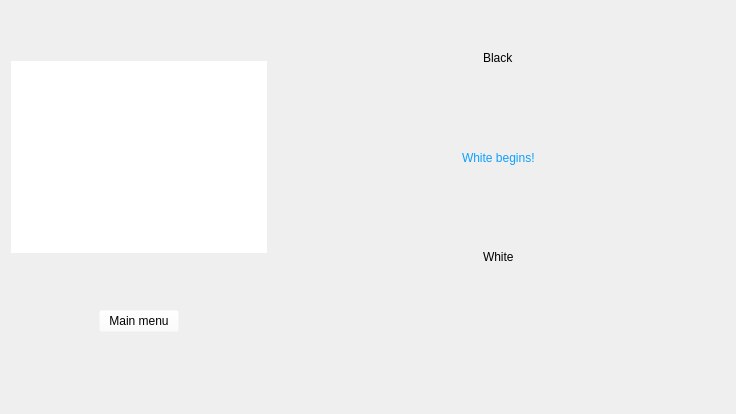
<?xml version="1.0" encoding="UTF-8"?>
<ui version="4.0">
 <class>GameForm</class>
 <widget class="QWidget" name="GameForm">
  <property name="geometry">
   <rect>
    <x>0</x>
    <y>0</y>
    <width>736</width>
    <height>414</height>
   </rect>
  </property>
  <property name="windowTitle">
   <string>Form</string>
  </property>
  <layout class="QGridLayout" name="gridLayout_2">
   <item row="0" column="0">
    <layout class="QGridLayout" name="gridLayout">
     <item row="0" column="1" alignment="Qt::AlignHCenter">
      <widget class="QLabel" name="blackNameLabel">
       <property name="styleSheet">
        <string notr="true">font: italic 28pt &quot;Brush Script MT&quot;;</string>
       </property>
       <property name="text">
        <string>Black</string>
       </property>
      </widget>
     </item>
     <item row="1" column="1" alignment="Qt::AlignHCenter">
      <widget class="QLabel" name="gameInfoLabel">
       <property name="styleSheet">
        <string notr="true">font: italic 28pt &quot;Brush Script MT&quot;;
color:rgb(14, 159, 255)</string>
       </property>
       <property name="text">
        <string>White begins!</string>
       </property>
      </widget>
     </item>
     <item row="2" column="1" alignment="Qt::AlignHCenter">
      <widget class="QLabel" name="whiteNameLabel">
       <property name="styleSheet">
        <string notr="true">font: italic 28pt &quot;Brush Script MT&quot;;</string>
       </property>
       <property name="text">
        <string>White</string>
       </property>
      </widget>
     </item>
     <item row="0" column="0" rowspan="3">
      <widget class="CheckersView" name="boardView">
       <property name="sizePolicy">
        <sizepolicy hsizetype="Fixed" vsizetype="Fixed">
         <horstretch>0</horstretch>
         <verstretch>0</verstretch>
        </sizepolicy>
       </property>
       <property name="frameShape">
        <enum>QFrame::NoFrame</enum>
       </property>
       <property name="frameShadow">
        <enum>QFrame::Plain</enum>
       </property>
       <property name="verticalScrollBarPolicy">
        <enum>Qt::ScrollBarAlwaysOff</enum>
       </property>
       <property name="horizontalScrollBarPolicy">
        <enum>Qt::ScrollBarAlwaysOff</enum>
       </property>
       <property name="sizeAdjustPolicy">
        <enum>QAbstractScrollArea::AdjustIgnored</enum>
       </property>
       <property name="resizeAnchor">
        <enum>QGraphicsView::NoAnchor</enum>
       </property>
      </widget>
     </item>
     <item row="3" column="0" alignment="Qt::AlignHCenter|Qt::AlignTop">
      <widget class="QPushButton" name="mainMenuButton">
       <property name="sizePolicy">
        <sizepolicy hsizetype="Maximum" vsizetype="Fixed">
         <horstretch>0</horstretch>
         <verstretch>0</verstretch>
        </sizepolicy>
       </property>
       <property name="cursor">
        <cursorShape>PointingHandCursor</cursorShape>
       </property>
       <property name="layoutDirection">
        <enum>Qt::LeftToRight</enum>
       </property>
       <property name="styleSheet">
        <string notr="true">font: italic 20pt &quot;Brush Script MT&quot;;
background-color: rgba(255,255,255,0);</string>
       </property>
       <property name="text">
        <string>Main menu</string>
       </property>
      </widget>
     </item>
    </layout>
   </item>
  </layout>
 </widget>
 <customwidgets>
  <customwidget>
   <class>CheckersView</class>
   <extends>QGraphicsView</extends>
   <header>checkersview.h</header>
  </customwidget>
 </customwidgets>
 <resources/>
 <connections/>
</ui>
